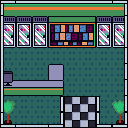

The image is a tile-based game level rendered from a .tmx file. Its description and complete source (layers, tilesets, objects, tile grids) follow:
An orthogonal 8x8 tile map with 16x16 px tiles, 4 tile layers (floor, objects, computer, walls), 2 tilesets and 11 objects.

<map version="1.10" tiledversion="1.11.2" orientation="orthogonal" renderorder="right-down" width="8" height="8" tilewidth="16" tileheight="16" infinite="0" nextlayerid="9" nextobjectid="14">
 <tileset firstgid="1" source="store.tsx" />
 <tileset firstgid="65" source="clinic.tsx" />
 <layer id="1" name="floor" width="8" height="8">
  <data encoding="csv">
5,6,6,6,6,6,6,7,
1,1,1,46,47,48,1,1,
1,1,1,54,55,56,1,1,
1,1,1,1,1,1,1,1,
1,1,1,1,1,1,1,1,
1,1,1,1,1,1,1,1,
1,1,1,1,81,83,1,1,
1,1,1,1,97,99,1,1
</data>
 </layer>
 <layer id="4" name="objects" width="8" height="8">
  <data encoding="csv">
0,0,0,0,0,0,0,0,
3,3,3,0,0,0,3,3,
11,11,11,0,0,0,11,11,
0,0,0,0,0,0,0,0,
0,0,0,29,0,0,0,0,
33,34,34,35,0,0,0,0,
0,0,0,0,0,0,0,0,
0,0,0,0,0,0,0,0
</data>
 </layer>
 <objectgroup id="5" name="door">
  <object id="1" x="65.245" y="120.421" width="29.8033" height="6.0412">
   <properties>
    <property name="door" type="bool" value="true" />
    <property name="exit" type="bool" value="true" />
    <property name="map_file" value="town1.tmx" />
   </properties>
  </object>
 </objectgroup>
 <objectgroup id="6" name="spawn">
  <object id="2" x="79.7439" y="100.888">
   <properties>
    <property name="spawn_point" value="" />
   </properties>
  </object>
 </objectgroup>
 <objectgroup id="7" name="blocking">
  <object id="3" x="2.61785" y="81.1535" width="60.0093" height="9.86729">
   <properties>
    <property name="block" type="bool" value="true" />
   </properties>
  </object>
  <object id="4" x="48.9337" y="65.0436" width="12.8879" height="14.7003">
   <properties>
    <property name="block" type="bool" value="true" />
   </properties>
  </object>
  <object id="6" x="4.22884" y="19.936" width="135.122" height="21.547">
   <properties>
    <property name="block" type="bool" value="true" />
   </properties>
  </object>
  <object id="7" x="123.442" y="42.2884" width="12.0824" height="91.2221">
   <properties>
    <property name="block" type="bool" value="true" />
   </properties>
  </object>
  <object id="8" x="96.8606" y="96.6592" width="2.61785" height="35.4417">
   <properties>
    <property name="block" type="bool" value="true" />
   </properties>
  </object>
  <object id="9" x="95.8537" y="124.65" width="35.4417" height="3.0206">
   <properties>
    <property name="block" type="bool" value="true" />
   </properties>
  </object>
  <object id="10" x="-9.26317" y="124.046" width="72.4944" height="4.02747">
   <properties>
    <property name="block" type="bool" value="true" />
   </properties>
  </object>
  <object id="11" x="-1.20824" y="38.2609" width="4.02747" height="89.4098">
   <properties>
    <property name="block" type="bool" value="true" />
   </properties>
  </object>
 </objectgroup>
 <objectgroup id="8" name="npc">
  <object id="12" x="24.1648" y="64">
   <properties>
    <property name="npc_type" value="clerk" />
   </properties>
  </object>
 </objectgroup>
 <layer id="2" name="computer" width="8" height="8">
  <data encoding="csv">
0,0,0,0,0,0,0,0,
0,0,0,0,0,0,0,0,
0,0,0,0,0,0,0,0,
0,0,0,0,0,0,0,0,
28,0,0,0,0,0,0,0,
36,0,0,0,0,0,0,0,
113,0,0,0,0,0,0,113,
121,0,0,0,0,0,0,121
</data>
 </layer>
 <layer id="3" name="walls" width="8" height="8">
  <data encoding="csv">
116,119,119,119,119,119,119,117,
93,0,0,0,0,0,0,92,
93,0,0,0,0,0,0,100,
93,0,0,0,0,0,0,100,
93,0,0,0,0,0,0,100,
93,0,0,0,0,0,0,100,
93,0,0,108,0,0,109,100,
124,103,103,125,0,0,124,125
</data>
 </layer>
</map>